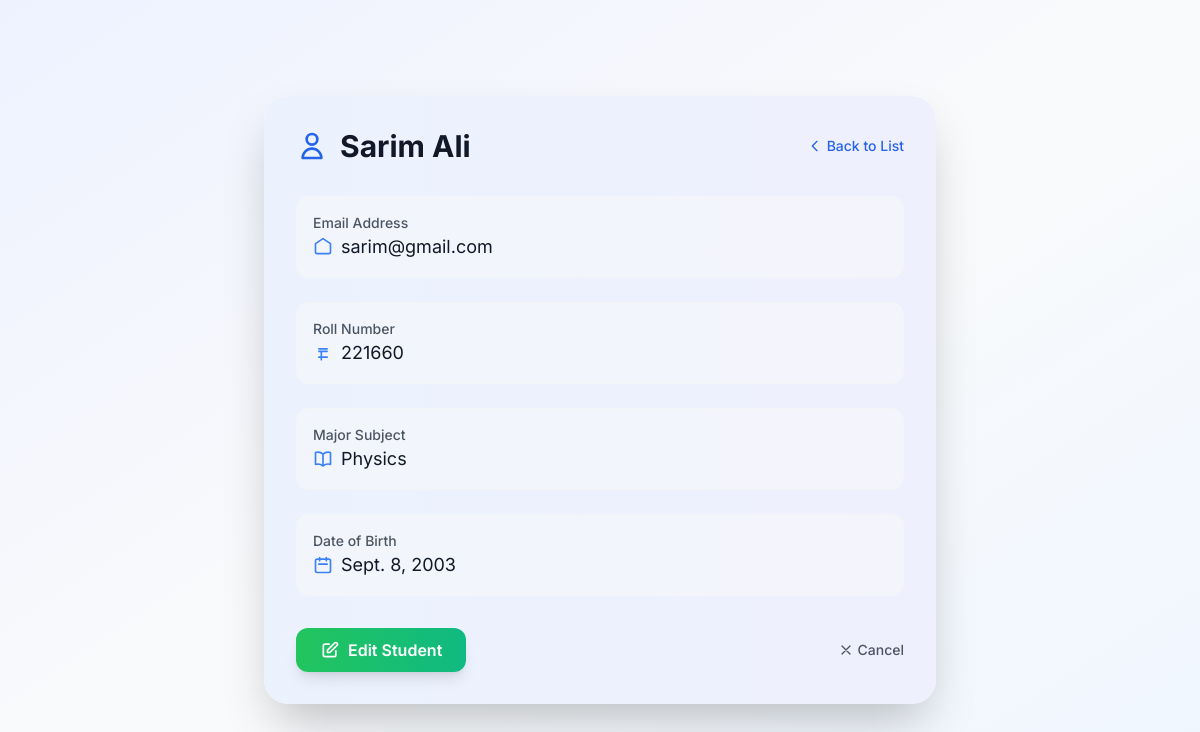
/students/4/, run on the app's committed database.
### school/models.py (models this page shows, shortened)
class Student(models.Model):
    name = models.CharField(max_length=100)
    email = models.EmailField(unique=True)
    roll_no = models.CharField(max_length=20, unique=True)
    subject = models.CharField(max_length=50)
    date_of_birth = models.DateField()

### school/views.py (the view)
# urls.py: path('students/<int:pk>/', views.student_detail, name='student_detail'),
def student_detail(request, pk):
    student = get_object_or_404(Student, pk=pk)
    return render(request, 'dashboards/admin/students/student_detail.html', {'student': student})

### school/templates/dashboards/admin/students/student_detail.html (shortened to what this page needs)
{% load static %}
<!DOCTYPE html>
<html lang="en">
<head>
  <script src="https://cdn.tailwindcss.com"></script>
</head>
<body class="bg-gradient-to-br from-indigo-50 via-gray-50 to-blue-50 min-h-screen flex items-center justify-center p-6">
  <div class="card-container bg-white shadow-2xl rounded-3xl max-w-2xl w-full p-8 relative overflow-hidden">
    <div class="absolute inset-0 bg-gradient-to-r from-blue-500/10 to-indigo-500/10 rounded-3xl"></div>
    <div class="relative flex items-center justify-between mb-8">
      <h1 class="text-3xl font-bold text-gray-900 flex items-center gap-3">
        <svg class="w-8 h-8 text-blue-600" fill="none" stroke="currentColor" viewBox="0 0 24 24">
          <path stroke-linecap="round" stroke-linejoin="round" stroke-width="2" d="M16 7a4 4 0 11-8 0 4 4 0 018 0zM12 14a7 7 0 00-7 7h14a7 7 0 00-7-7z" />
        </svg>
        {{ student.name }}
      </h1>
      <a href="{% url 'student_list' %}" class="text-sm text-blue-600 hover:text-blue-800 font-medium flex items-center gap-1 transition duration-200">
        <svg class="w-4 h-4" fill="none" stroke="currentColor" viewBox="0 0 24 24">
          <path stroke-linecap="round" stroke-linejoin="round" stroke-width="2" d="M15 19l-7-7 7-7" />
        </svg>
        Back to List
      </a>
    </div>
    <div class="relative space-y-6">
      <div class="detail-item bg-gray-50/50 p-4 rounded-xl border border-gray-100">
        <p class="text-sm text-gray-600 font-medium">Email Address</p>
        <p class="text-lg text-gray-900 flex items-center gap-2">
          <svg class="w-5 h-5 text-blue-500" fill="none" stroke="currentColor" viewBox="0 0 24 24">
            <path stroke-linecap="round" stroke-linejoin="round" stroke-width="2" d="M3 8l9-6 9 6v10a2 2 0 01-2 2H5a2 2 0 01-2-2V8z" />
          </svg>
          {{ student.email }}
        </p>
      </div>
      <div class="detail-item bg-gray-50/50 p-4 rounded-xl border border-gray-100">
        <p class="text-sm text-gray-600 font-medium">Roll Number</p>
        <p class="text-lg text-gray-900 flex items-center gap-2">
          <svg class="w-5 h-5 text-blue-500" fill="none" stroke="currentColor" viewBox="0 0 24 24">
            <path stroke-linecap="round" stroke-linejoin="round" stroke-width="2" d="M7 7h10m-10 10h10m-7-7v10m-3-10h10" />
          </svg>
          {{ student.roll_no }}
        </p>
      </div>
      <div class="detail-item bg-gray-50/50 p-4 rounded-xl border border-gray-100">
        <p class="text-sm text-gray-600 font-medium">Major Subject</p>
        <p class="text-lg text-gray-900 flex items-center gap-2">
          {{ student.subject }}
        </p>
      </div>
      <div class="detail-item bg-gray-50/50 p-4 rounded-xl border border-gray-100">
        <p class="text-sm text-gray-600 font-medium">Date of Birth</p>
        <p class="text-lg text-gray-900 flex items-center gap-2">
          <svg class="w-5 h-5 text-blue-500" fill="none" stroke="currentColor" viewBox="0 0 24 24">
            <path stroke-linecap="round" stroke-linejoin="round" stroke-width="2" d="M8 7V3m8 4V3m-9 8h10M5 21h14a2 2 0 002-2V7a2 2 0 00-2-2H5a2 2 0 00-2 2v12a2 2 0 002 2z" />
          </svg>
          {{ student.date_of_birth }}
        </p>
      </div>
    </div>
    <div class="relative mt-8 flex justify-between items-center">
      <a href="{% url 'student_update' student.pk %}" class="action-btn bg-gradient-to-r from-green-500 to-emerald-500 hover:from-green-600 hover:to-emerald-600 text-white font-semibold py-2.5 px-6 rounded-xl shadow-lg flex items-center gap-2 transition duration-300">
        <svg class="w-5 h-5" fill="none" stroke="currentColor" viewBox="0 0 24 24">
          <path stroke-linecap="round" stroke-linejoin="round" stroke-width="2" d="M11 5H6a2 2 0 00-2 2v11a2 2 0 002 2h11a2 2 0 002-2v-5m-1.414-9.414a2 2 0 112.828 2.828L11.828 15H9v-2.828l8.586-8.586z" />
        </svg>
        Edit Student
      </a>
      <a href="{% url 'student_list' %}" class="text-sm text-gray-600 hover:text-gray-900 font-medium flex items-center gap-1 transition duration-200">
        <svg class="w-4 h-4" fill="none" stroke="currentColor" viewBox="0 0 24 24">
          <path stroke-linecap="round" stroke-linejoin="round" stroke-width="2" d="M6 18L18 6M6 6l12 12" />
        </svg>
        Cancel
      </a>
    </div>
  </div>
</body>
</html>

### school/templates/dashboards/admin/students/student_detail.html (style rules this page uses)
body { font-family: 'Inter', sans-serif; }
.card-container { animation: slideIn 0.5s ease-in-out; }
.detail-item { transition: transform 0.3s ease, box-shadow 0.3s ease; }
.action-btn { position: relative; overflow: hidden; }
.action-btn::after { content: ''; position: absolute; top: 50%; left: 50%; width: 0; height: 0; background: rgba(255, 255, 255, 0.3); border-radius: 50%; transform: translate(-50%, -50%); transition: width 0.4s ease, height 0.4s ease; }

### data on the page
Student: name "Sarim Ali", email "sarim@gmail.com", roll_no "221660", subject "Physics", date_of_birth "Sept. 8, 2003"
